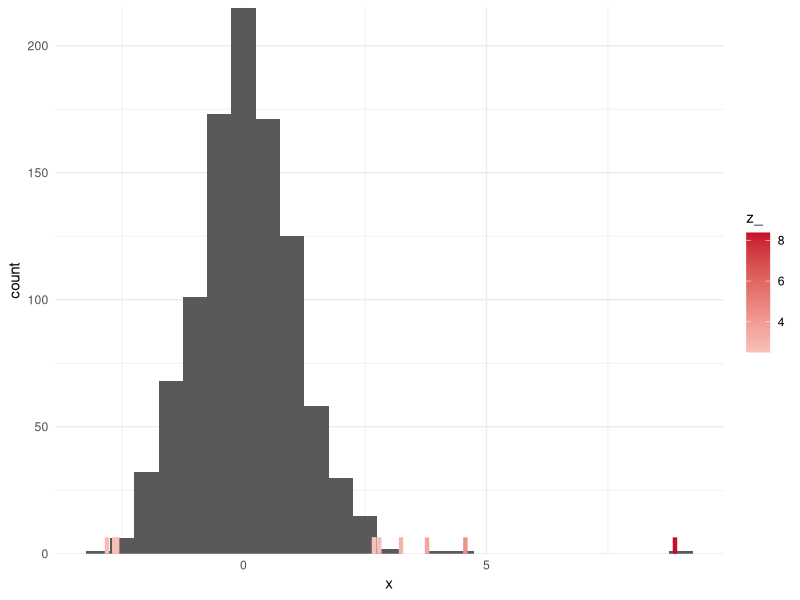
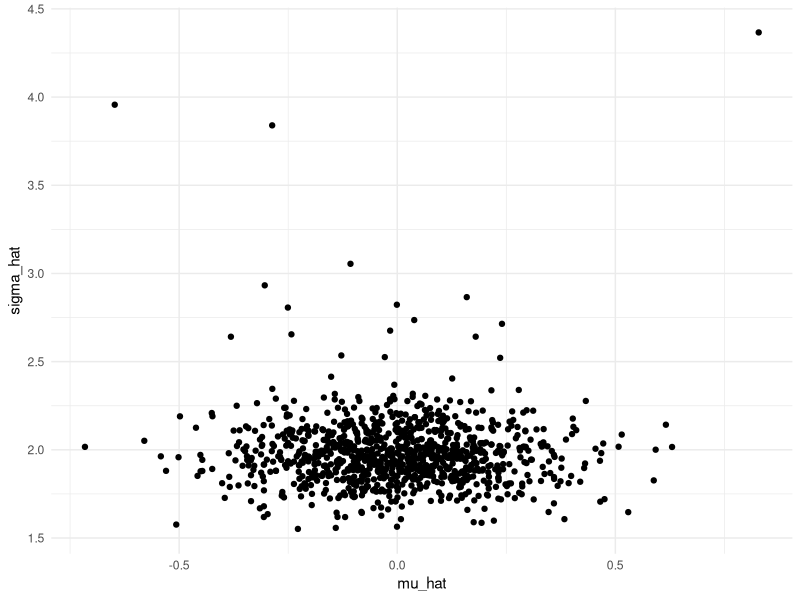
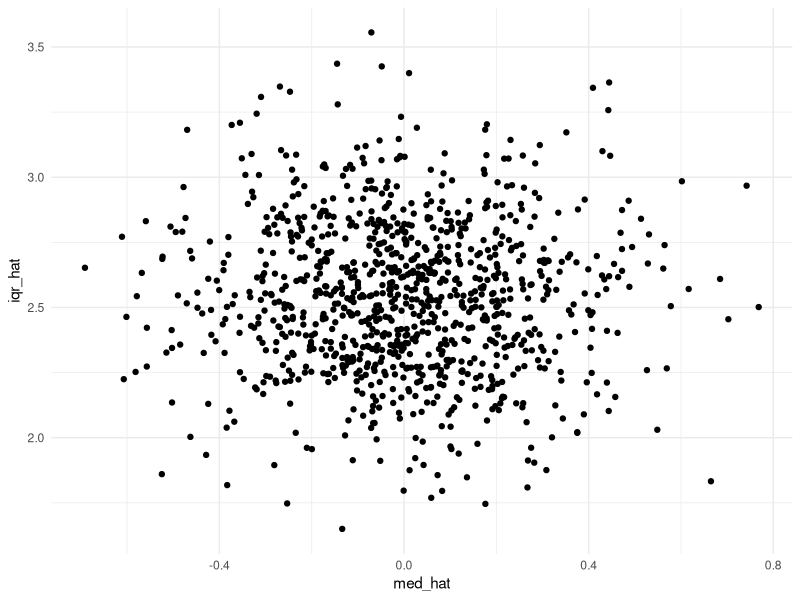
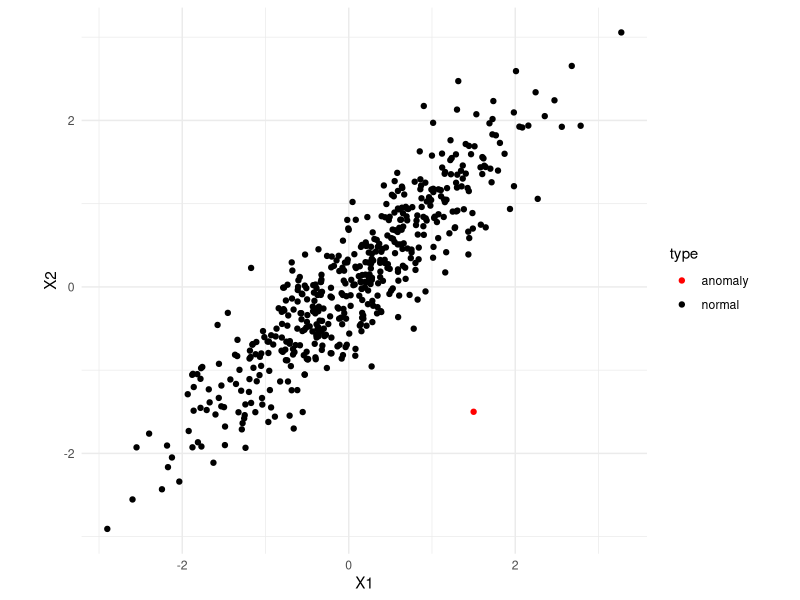
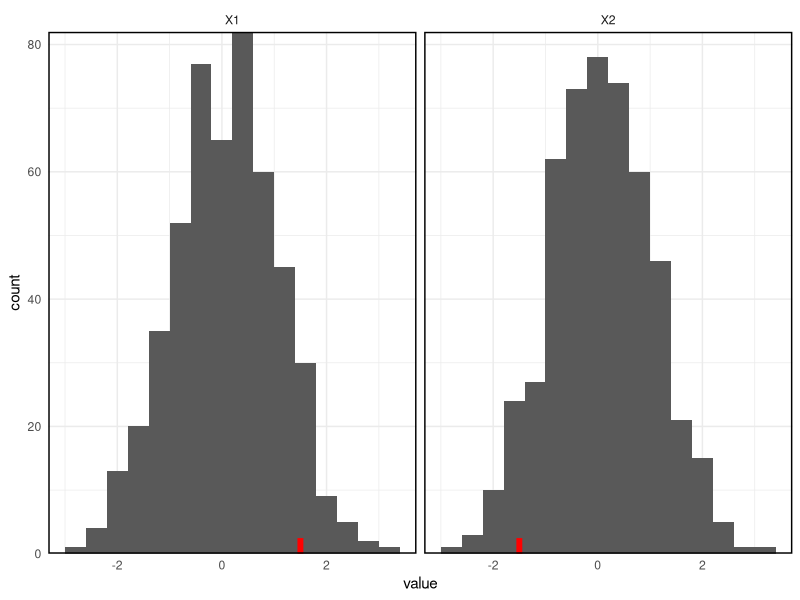
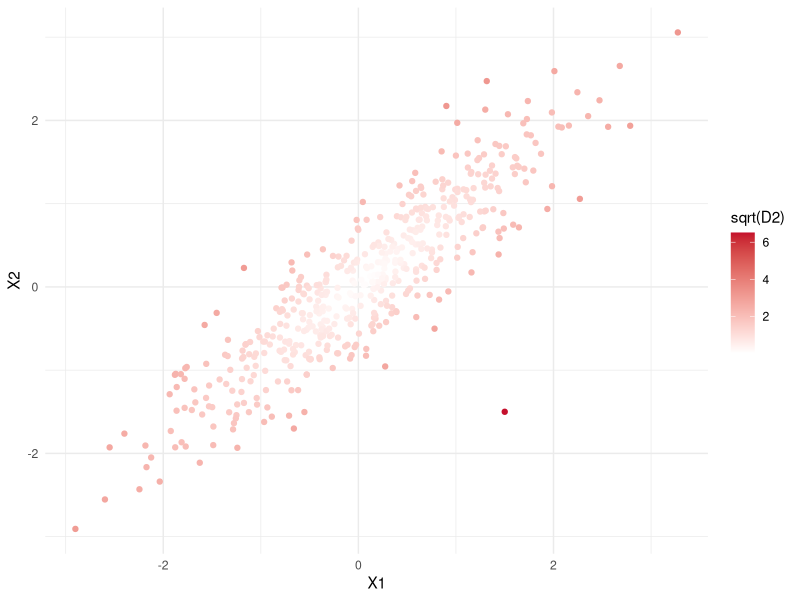

Here is the R script that generated these plots, in order:
## ---- chunk 1
knitr::opts_chunk$set(cache = FALSE, message = FALSE, warning = FALSE, echo = TRUE)
## ---- chunk 2
library("MASS")
library("dplyr")
library("ggplot2")
library("purrr")
library("stringr")
library("tidyr")
theme_set(theme_minimal())
set.seed(123)
## ---- chunk 3
n <- 1000
p <- 0.95
x <- c(rnorm(n * p), rt(n * (1 - p), df = 3))
z <- (x - mean(x)) / sd(x)
x <- data.frame(x = x, z = z, z_ = abs(z))

ggplot(x, aes(x = x)) +
  geom_histogram(binwidth = 0.5) +
  geom_rug(
    data = x %>% filter(z_ > 2.5), 
    aes(col = z_),
    size = 1.5
  ) +
  scale_y_continuous(expand = c(0, 0)) +
  scale_color_gradient2(low = "#fffbfc", high = "#c50f2c")
## ---- chunk 4
make_dataset <- function(n = 2000, p = 0.95, sigma = 2) {
  x <- c(rnorm(n * p, 0, sigma), rt(n * (1 - p), df = 2 * sigma ^ 2 / (sigma ^ 2 - 1)))
  data.frame(mu_hat = mean(x), sigma_hat = sd(x), med_hat = median(x), iqr_hat = IQR(x))
}

x_sim <- map_dfr(1:1000, ~ make_dataset(100, 0.9), .id = "replicate")
ggplot(x_sim) + 
  geom_point(aes(x = mu_hat, y = sigma_hat))
## ---- chunk 5
ggplot(x_sim) + 
  geom_point(aes(x = med_hat, y = iqr_hat))
## ---- chunk 6
Sigma <- matrix(c(1, 0.9, 0.9, 1), ncol = 2)
x <- mvrnorm(500, mu = c(0, 0), Sigma = Sigma) %>%
  rbind(c(1.5, -1.5)) %>%
  data.frame() %>%
  mutate(type = c(rep("normal", 500), "anomaly"))

ggplot(x, aes(x = X1, y = X2, col = type)) +
  geom_point() +
  scale_color_manual(values = c("red", "black")) +
  coord_fixed()
## ---- chunk 7
x_long <- x %>%
  pivot_longer(X1:X2, names_to = "dimension")

ggplot(x_long, aes(x = value)) +
  geom_histogram(binwidth = 0.4) +
  geom_rug(
    data = x_long %>% filter(type == "anomaly"), 
    col = "red", size = 2 
  ) +
  scale_y_continuous(expand = c(0, 0)) +
  facet_wrap(~ dimension) +
  theme(panel.border = element_rect(fill = NA, size = 1))
## ---- chunk 8
mu_hat <- apply(x[, 1:2], 2, mean)
sigma_hat <- cov(x[, 1:2])
x <- x %>%
  mutate(D2 = mahalanobis(x[, 1:2], mu_hat, sigma_hat))

ggplot(x) +
  geom_point(
    aes(x = X1, y = X2, col = sqrt(D2))
  ) +
  scale_color_gradient2(low = "#fffbfc", high = "#c50f2c")
